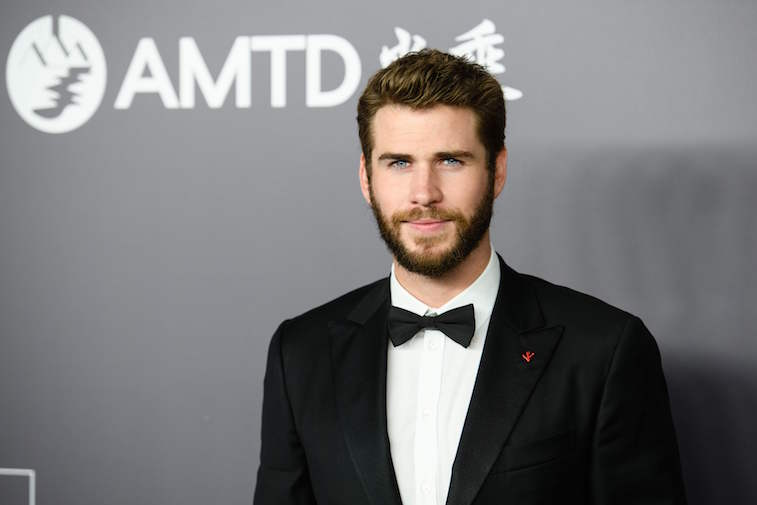
#> input picture Liam.jpg, 757 x 505 px
$ python Project5.py
#> lines starting #> are read from the running program, lines starting #| are printed output that depends on the picture
#Image blending using Trackbars
import cv2
import numpy as np
img1=cv2.imread("Liam.jpg")
#> img1 is the input picture: shape (505, 757, 3); mean B, G, R 120.7, 119.8, 121.3
img2=cv2.imread("robert.jpg")
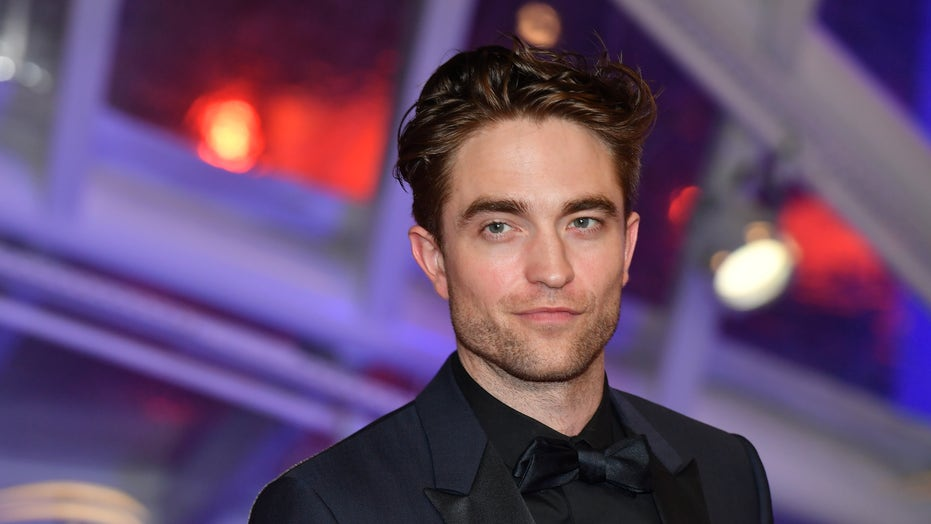
#> input picture robert.jpg, 931 x 524 px
#> img2 is the input picture: shape (524, 931, 3); mean B, G, R 107.1, 75.2, 102.5
img1=cv2.resize(img1,(500,500))
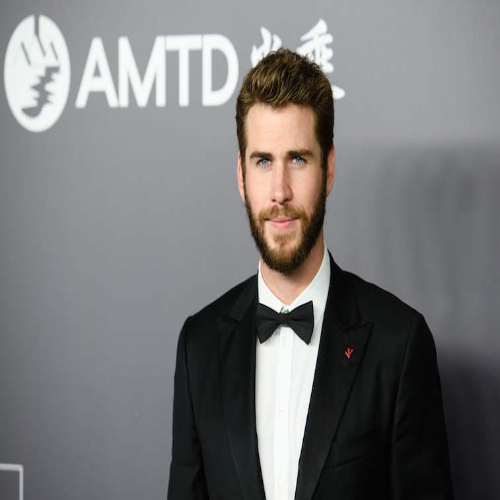
#> img1: shape (500, 500, 3); mean B, G, R 120.6, 119.8, 121.3
img2=cv2.resize(img2,(500,500))
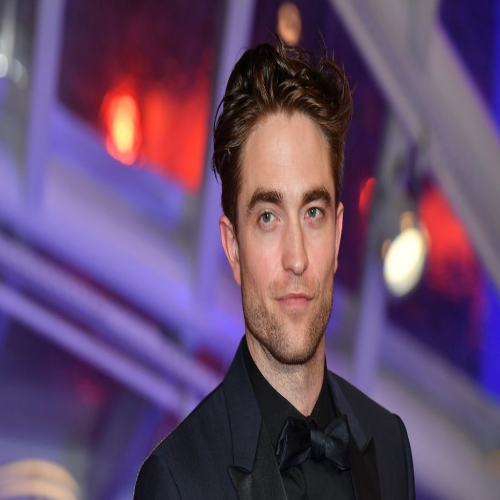
#> img2: shape (500, 500, 3); mean B, G, R 107, 75.1, 102.4
# cv2.imshow("result1",img1)
# cv2.imshow("result2",img2)

def blend(x):
    pass
img=np.zeros((400,400,3),np.uint8)
cv2.namedWindow('Window') #creating trackbar windows
cv2.createTrackbar('alpha','Window',1,100,blend)
s1="0:OFF \n 1:ON"
cv2.createTrackbar(s1,"Window",0,1,blend)
#> slider '0:OFF \n 1:ON' is set to 1

while True:
    s=cv2.getTrackbarPos(s1,'Window')
    a=cv2.getTrackbarPos('alpha','Window')
    n=float(a/100)
    print(n)
    if s==0:
        dst=img[:]

    else:
        dst=cv2.addWeighted(img1,n,img2,(1-n),0)
        cv2.putText(dst,str(a),(20,50),cv2.FONT_HERSHEY_COMPLEX_SMALL,2,(0,125,255),2)
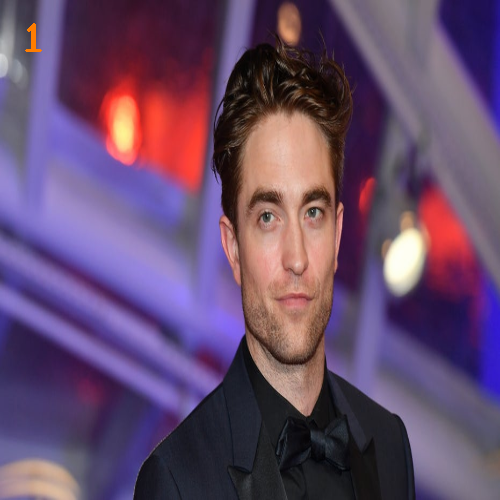
#> dst: shape (500, 500, 3); mean B, G, R 107.1, 75.6, 102.7

    cv2.imshow("Result",dst)
    if cv2.waitKey(1)==27:
#> (key Esc is pressed here)
        break


cv2.waitKey(0)
cv2.destroyAllWindows()
